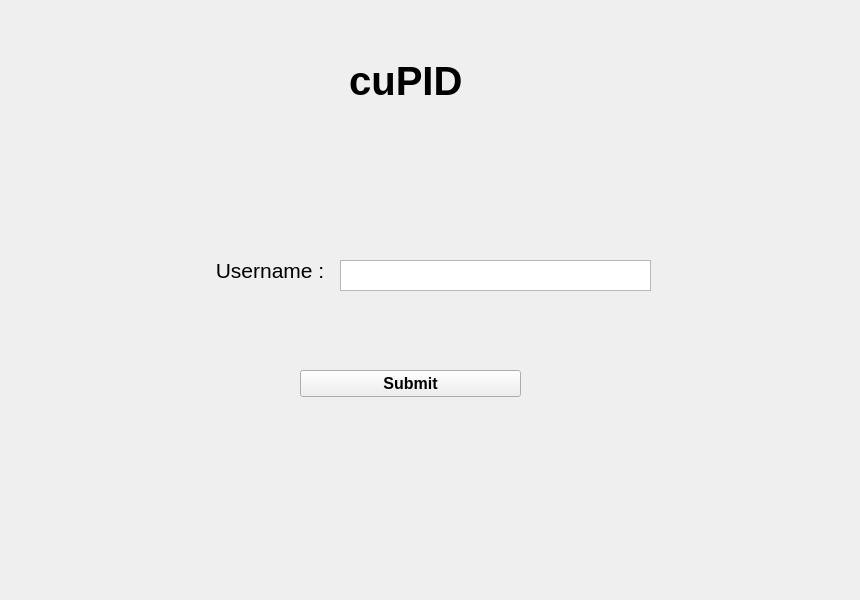
<?xml version="1.0" encoding="UTF-8"?>
<ui version="4.0">
 <class>StudentLoginPage</class>
 <widget class="QWidget" name="StudentLoginPage">
  <property name="geometry">
   <rect>
    <x>0</x>
    <y>0</y>
    <width>860</width>
    <height>600</height>
   </rect>
  </property>
  <property name="windowTitle">
   <string>Form</string>
  </property>
  <widget class="QLabel" name="usernameLabel">
   <property name="geometry">
    <rect>
     <x>210</x>
     <y>260</y>
     <width>121</width>
     <height>21</height>
    </rect>
   </property>
   <property name="font">
    <font>
     <pointsize>16</pointsize>
     <weight>50</weight>
     <bold>false</bold>
    </font>
   </property>
   <property name="text">
    <string> Username :</string>
   </property>
  </widget>
  <widget class="QTextEdit" name="usernameTextEdit">
   <property name="geometry">
    <rect>
     <x>340</x>
     <y>260</y>
     <width>311</width>
     <height>31</height>
    </rect>
   </property>
  </widget>
  <widget class="QPushButton" name="submitButton">
   <property name="geometry">
    <rect>
     <x>300</x>
     <y>370</y>
     <width>221</width>
     <height>27</height>
    </rect>
   </property>
   <property name="font">
    <font>
     <pointsize>12</pointsize>
     <weight>75</weight>
     <bold>true</bold>
    </font>
   </property>
   <property name="text">
    <string>Submit</string>
   </property>
  </widget>
  <widget class="QWidget" name="verticalLayoutWidget_2">
   <property name="geometry">
    <rect>
     <x>290</x>
     <y>10</y>
     <width>221</width>
     <height>141</height>
    </rect>
   </property>
   <layout class="QVBoxLayout" name="verticalLayout_3">
    <item alignment="Qt::AlignHCenter">
     <widget class="QLabel" name="label_2">
      <property name="font">
       <font>
        <pointsize>30</pointsize>
        <weight>75</weight>
        <bold>true</bold>
       </font>
      </property>
      <property name="text">
       <string> cuPID</string>
      </property>
     </widget>
    </item>
   </layout>
  </widget>
 </widget>
 <resources/>
 <connections/>
</ui>
